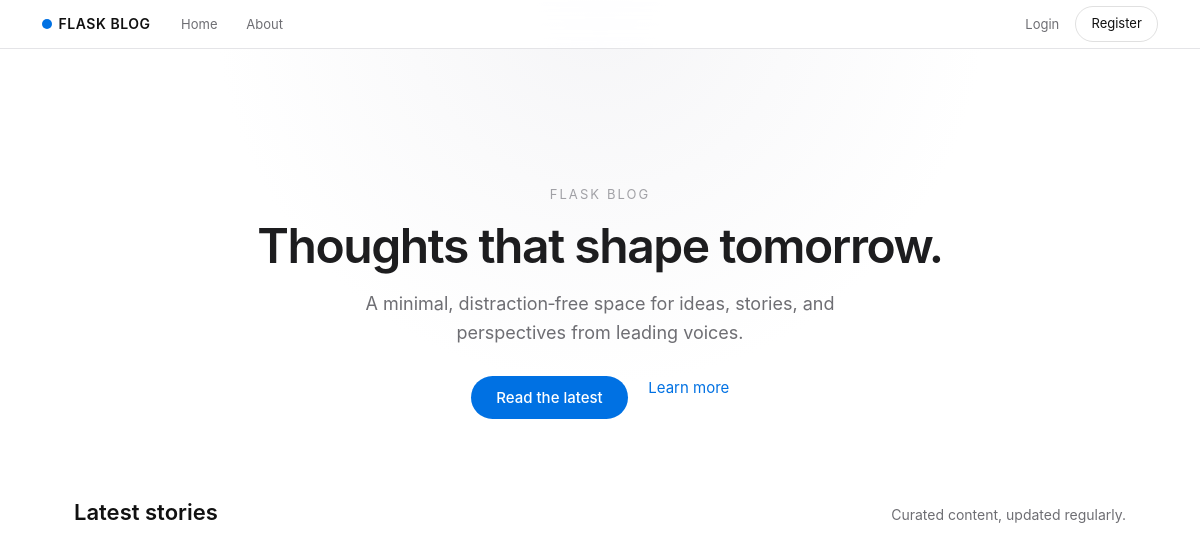
Page /home on the earlier database version.
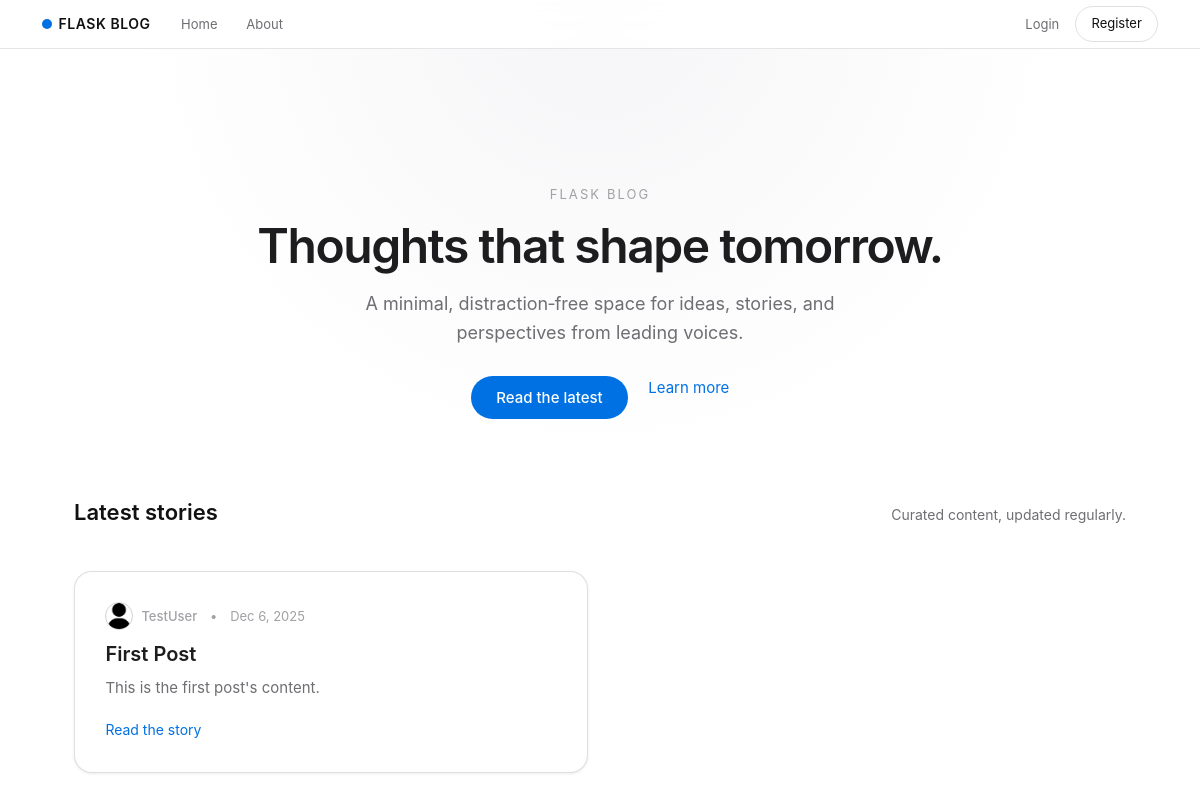
Same page on the later database version.
### flaskblog/models.py (models this page shows, shortened)
class Post(db.Model):
    id = db.Column(db.Integer, primary_key = True)
    title = db.Column(db.String(100), nullable=False)
    date_posted = db.Column(db.DateTime(timezone=True), nullable=False, default=lambda: datetime.now(timezone.utc))
    content = db.Column(db.Text, nullable=False)
    user_id = db.Column(db.Integer, db.ForeignKey('user.id'), nullable=False)

class User(db.Model, UserMixin):
    id = db.Column(db.Integer, primary_key = True)
    username = db.Column(db.String(20), unique=True, nullable=False)
    email = db.Column(db.String(120), unique=True, nullable=False)
    image_file = db.Column(db.String(20), nullable=False, default='default.jpg')
    password = db.Column(db.String(60), nullable=False)
    posts = db.relationship('Post', backref='author', lazy=True)

### flaskblog/routes.py (the view)
@app.route("/")
@app.route("/home")
def home():
    posts = db.session.query(Post).order_by(Post.date_posted.desc()).all()
    return render_template("home.html", posts=posts)

### flaskblog/templates/home.html
{% extends "layout.html" %} {% block content %}
<section class="hero text-center">
  <p class="hero-eyebrow">Flask Blog</p>
  <h1 class="hero-title">Thoughts that shape tomorrow.</h1>
  <p class="hero-subtitle">
    A minimal, distraction‑free space for ideas, stories, and perspectives from
    leading voices.
  </p>
  <div class="hero-cta">
    <a href="#stories" class="hero-link primary">Read the latest</a>
    <a href="/about" class="hero-link secondary">Learn more</a>
  </div>
</section>
<section id="stories" class="stories-section">
  <div class="section-header">
    <h2 class="section-title">Latest stories</h2>
    <p class="section-subtitle">Curated content, updated regularly.</p>
  </div>
  <div class="row g-4">
    {% for post in posts %}
    <div class="col-md-6">
      <article class="story-tile">
        <div class="story-meta">
          <img
            class="story-author-img"
            src="{{ url_for('static', filename='profile_pics/' + post.author.image_file) }}"
            alt="{{ post.author.username }}"
          />
          <span class="story-author">{{ post.author.username }}</span>
          <span class="story-dot">•</span>
          <span class="story-date"
            >{{ post.date_posted.strftime('%b %-d, %Y') }}</span
          >
        </div>
        <h3 class="story-title">{{ post.title }}</h3>
        <p class="story-excerpt">{{ post.content }}</p>
        <a href="{{ url_for('post', post_id=post.id) }}" class="story-link"
          >Read the story</a
        >
      </article>
    </div>
    {% endfor %}
  </div>
</section>
{% endblock content %}

### flaskblog/templates/layout.html (shortened to what this page needs)
<!DOCTYPE html>
<html lang="en">
<head>
    <link href="https://cdn.jsdelivr.net/npm/bootstrap@5.3.0/dist/css/bootstrap.min.css" rel="stylesheet">
    <link rel="stylesheet" type="text/css" href="{{ url_for('static', filename='main.css') }}">
</head>
<body>
    <header class="site-header">
      <nav class="navbar navbar-expand-lg navbar-light fixed-top apple-nav">
        <div class="container">
          <a class="navbar-brand" href="/">
            <span class="brand-dot"></span>
            <span class="brand-text">Flask Blog</span>
          </a>
          <div class="collapse navbar-collapse justify-content-center" id="navbarToggle">
            <ul class="navbar-nav main-nav">
              <li class="nav-item"><a class="nav-link" href="/">Home</a></li>
              <li class="nav-item"><a class="nav-link" href="{{ url_for('about') }}">About</a></li>
            </ul>
            <div class="navbar-nav ms-auto auth-links">
              {% if current_user.is_authenticated %}
                <a class="nav-link" href="{{ url_for('new_post') }}">New Post</a>
                <a class="nav-link" href="{{ url_for('account') }}">Account</a>
                <a class="nav-link" href="{{ url_for('logout') }}">Logout</a>
              {% else %}
                <a class="nav-link" href="{{ url_for('login') }}">Login</a>
                <a class="nav-link pill-link" href="{{ url_for('register') }}">Register</a>
              {% endif %}
            </div>
          </div>
        </div>
      </nav>
    </header>
    <main role="main" class="container main-container">
      {% block content %}{% endblock %}
</body>
</html>

### flaskblog/static/main.css (style rules this page uses)
:root { --primary-color: #111111; --primary-muted: #1d1d1f; --accent-color: #0071e3; --accent-soft: #e8f0ff; --text-primary: #111111; --text-secondary: #6e6e73; --text-tertiary: #a1a1a6; --bg-primary: #ffffff; --bg-secondary: #fbfbfd; --bg-elevated: #ffffff; --border-color: #d2d2d7; --radius-soft: 18px; --shadow-soft: 0 18px 40px rgba(0, 0, 0, 0.08); --shadow-subtle: 0 1px 3px rgba(0, 0, 0, 0.08); }
* { margin: 0; padding: 0; box-sizing: border-box; }
body { font-family: -apple-system, BlinkMacSystemFont, "SF Pro Text", system-ui, "Segoe UI", Roboto, "Helvetica Neue", Arial, sans-serif; background: radial-gradient(circle at top, #f5f5f7 0, #ffffff 45%); color: var(--text-primary); line-height: 1.6; -webkit-font-smoothing: antialiased; -moz-osx-font-smoothing: grayscale; }
h1, h2, h3, h4, h5, h6 { color: var(--text-primary); font-weight: 600; line-height: 1.2; margin-bottom: 1rem; }
.site-header { margin-bottom: 0; }
.apple-nav { background: rgba(255, 255, 255, 0.9) !important; backdrop-filter: saturate(180%) blur(20px); border-bottom: 1px solid rgba(210, 210, 215, 0.6); padding: 0.35rem 0; }
.navbar-brand { font-size: 14px; font-weight: 600; letter-spacing: 0.04em; text-transform: uppercase; display: flex; align-items: center; gap: 0.4rem; color: var(--text-primary) !important; }
.brand-dot { width: 10px; height: 10px; border-radius: 50%; background: var(--accent-color); }
.brand-text { color: var(--text-primary); }
.main-nav .nav-link { font-size: 13px; color: var(--text-secondary) !important; padding: 0.25rem 0.9rem !important; }
.auth-links .nav-link { font-size: 13px; color: var(--text-secondary) !important; }
.auth-links .pill-link { padding: 0.3rem 0.95rem !important; border-radius: 999px; border: 1px solid rgba(0, 0, 0, 0.12); margin-left: 0.5rem; color: var(--text-primary) !important; display: inline-flex; align-items: center; justify-content: center; line-height: 1; }
.main-container { margin-top: 4.5rem; padding: 3.5rem 0 4rem; }
.hero, .about-hero { max-width: 800px; margin: 0 auto 4rem auto; padding: 3.5rem 1.5rem 1rem; }
.hero-eyebrow { font-size: 13px; letter-spacing: 0.16em; text-transform: uppercase; color: var(--text-tertiary); margin-bottom: 0.75rem; }
.hero-title { font-size: 48px; font-weight: 600; letter-spacing: -0.03em; margin-bottom: 1rem; color: var(--primary-muted); }
.hero-subtitle { font-size: 18px; color: var(--text-secondary); max-width: 36rem; margin: 0 auto 1.75rem auto; }
.hero-cta { display: flex; justify-content: center; gap: 1.25rem; flex-wrap: wrap; }
.hero-link { font-size: 15px; text-decoration: none; }
.hero-link.primary { color: #ffffff; background: var(--accent-color); padding: 0.6rem 1.6rem; border-radius: 999px; font-weight: 500; }
.hero-link.secondary { color: var(--accent-color); }
.stories-section { max-width: 1100px; margin: 0 auto; padding: 0 1.5rem; }
.section-header { display: flex; align-items: baseline; justify-content: space-between; gap: 1.5rem; margin-bottom: 1.75rem; }
.section-title { font-size: 22px; font-weight: 600; }
.section-subtitle { font-size: 14px; color: var(--text-secondary); }
.story-tile { background: var(--bg-elevated); border-radius: var(--radius-soft); padding: 1.9rem 1.9rem 1.8rem; border: 1px solid rgba(210, 210, 215, 0.7); box-shadow: var(--shadow-subtle); transition: transform 0.3s ease, box-shadow 0.3s ease, border-color 0.3s ease; height: 100%; }
.story-meta { font-size: 13px; color: var(--text-tertiary); margin-bottom: 0.75rem; display: flex; align-items: center; gap: 0.5rem; }
.story-author-img { width: 28px; height: 28px; border-radius: 50%; object-fit: cover; border: 1.5px solid var(--border-color); flex-shrink: 0; }
.story-author { font-weight: 500; }
.story-dot { margin: 0 0.3rem; }
.story-title { font-size: 20px; font-weight: 600; margin-bottom: 0.6rem; color: var(--primary-muted); }
.story-excerpt { font-size: 15px; color: var(--text-secondary); margin-bottom: 1.1rem; }
.story-link { font-size: 14px; color: var(--accent-color); text-decoration: none; }

Differences in the rows shown:
added Post: image_file (placeholder picture), author.username "TestUser", date_posted "Dec 6, 2025", title "First Post", content "This is the first post's content."
